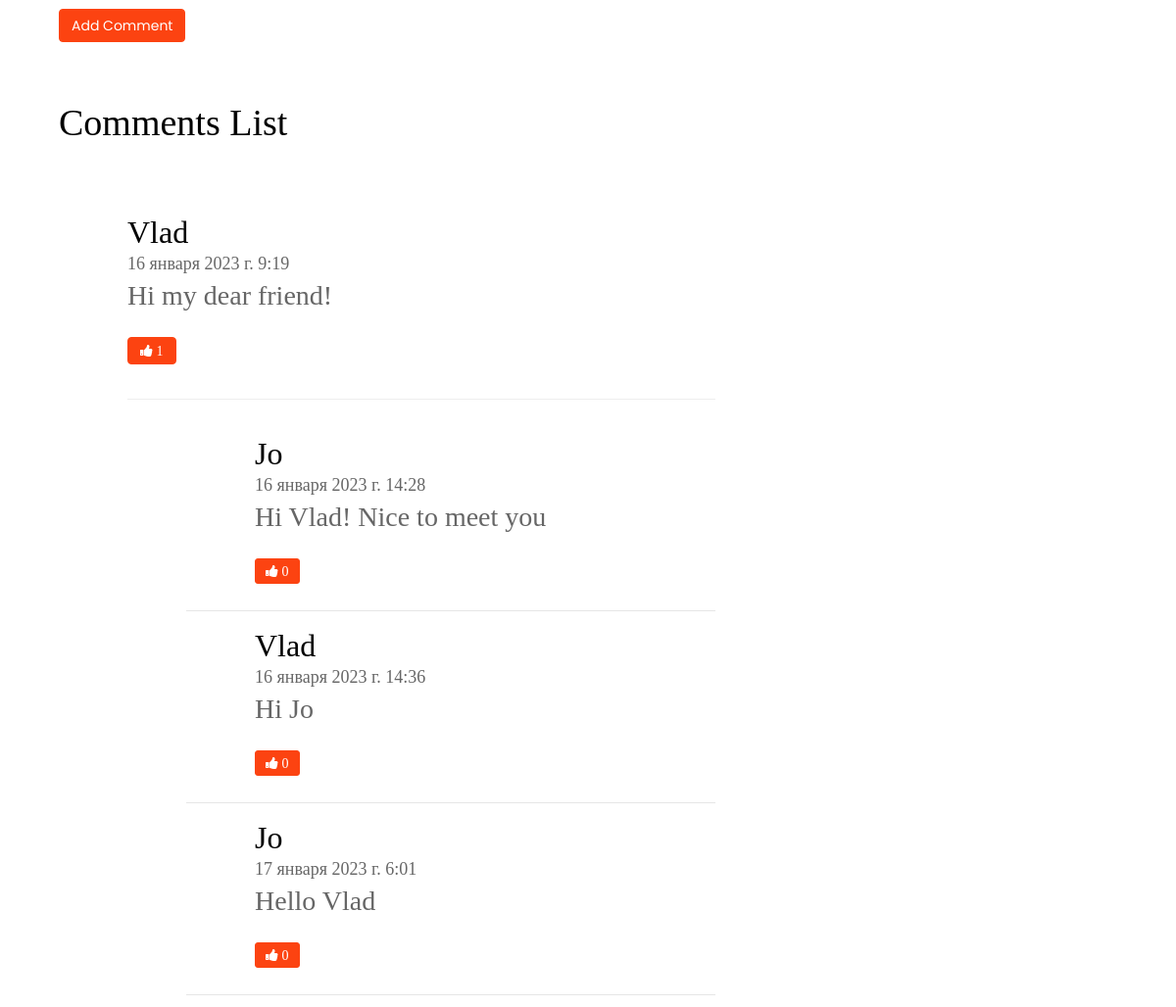
Before: /blog/post/italian-amazing-tour/ (middle part) with the older database file.
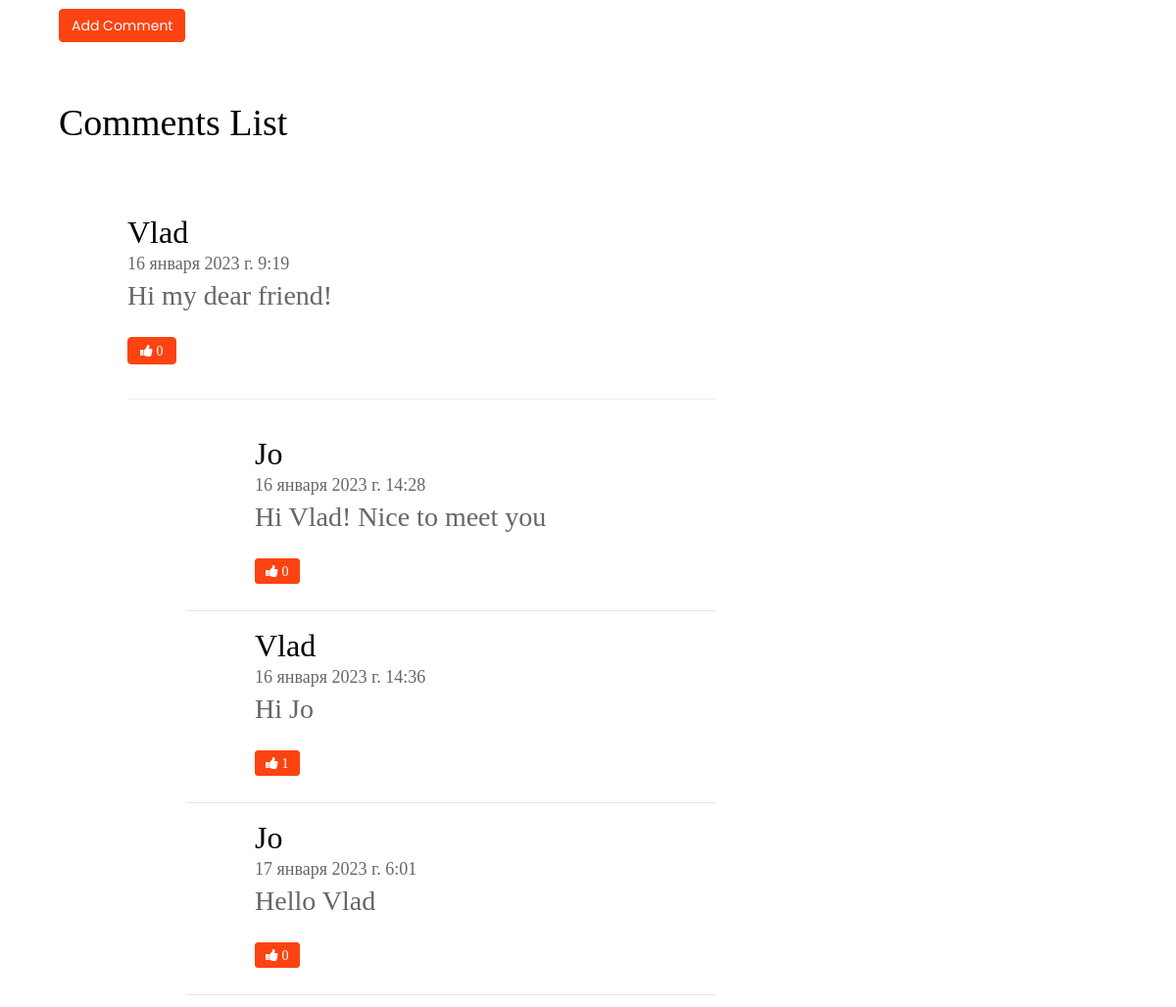
After: the same page with the newer database file.
### blog/models.py (models this page shows, shortened)
class Comment(models.Model):
    post = models.ForeignKey(Post, on_delete=models.CASCADE, related_name="get_comments", verbose_name="Пост")
    name = models.CharField(max_length=50, verbose_name="Имя")
    comment = models.CharField(max_length=700, verbose_name="Коментарий")
    created_at = models.DateTimeField(auto_now_add=True, verbose_name="Дата создания")
    updated_at = models.DateTimeField(auto_now=True, verbose_name="Время последнего Редактирования")
    likes = models.ManyToManyField(User, blank=True, related_name="likes_comments")
    class Meta:
        verbose_name = "Коментарий"
        verbose_name_plural = "Коментарии"
        ordering = ["created_at"]

class ReplyComment(models.Model):
    parent_comment = models.ForeignKey(Comment, on_delete=models.CASCADE, related_name="get_parent_comments",
                                       verbose_name="Родительский Коментарий")
    name = models.CharField(max_length=50, verbose_name="Имя_отвечающего")
    comment = models.CharField(max_length=700, verbose_name="Коментарий_отвечающего")
    created_at = models.DateTimeField(auto_now_add=True, verbose_name="Дата создания")
    updated_at = models.DateTimeField(auto_now=True, verbose_name="Время последнего Редактирования")
    likes = models.ManyToManyField(User, blank=True, related_name="get_reply_comments_likes")
    class Meta:
        verbose_name = "Ответный_Коментарий"
        verbose_name_plural = "Ответные_Коментарии"
        ordering = ["created_at"]

### blog/views.py (the view)
# urls.py: path('post/<str:slug>/', GetPost.as_view(), name='post'),
class GetPost(DetailView):
    model = Post
    template_name = 'blog/single_post.html'
    context_object_name = 'post'

### blog/models.py (called while the page is built)
    def __str__(self):
        return self.title

    def get_absolute_url(self):
        return reverse('tag', kwargs={"slug": self.slug})

    def __str__(self):
        return self.title

    def get_absolute_url(self):
        return reverse('category', kwargs={"slug": self.slug})

    def get_absolute_url(self):
        return reverse('post', kwargs={"slug": self.slug})

    def total_likes(self):
        return self.likes.count()

### blog/templatetags/header.py (called while the page is built)
@register.inclusion_tag("templatetags_templates/show_categories_tpl.html")
def show_categories():
    categories = Category.objects.annotate(cnt=Count("get_category", filter=F("get_category__is_published"))).\
        filter(cnt__gt=0)
    return {"categories": categories, }

### blog/templatetags/sidebar.py (called while the page is built)
@register.inclusion_tag('templatetags_templates/popular_posts_tpl.html')
def get_popular_posts(cnt=3):
    posts = Post.objects.order_by('-views')[:cnt]
    return {"posts": posts}

@register.inclusion_tag('templatetags_templates/tags_tpl.html')
def get_tags():
    tags = Tag.objects.all()
    return {"tags": tags}

### blog/templates/blog/single_post.html (shortened to what the changed rows need)
{% extends 'base_blog/base.html' %}
{% load static %}
{% load sidebar %}
{% block content %}
<section class="single-blog-area">
    <div class="container">
        <div class="row">
            <div class="col-md-12">
                <div class="border-top">
                    <div class="col-md-8">
                        <div class="blog-area">
                            <div class="commententries">
                                {% if post.get_comments.exists %}
                                <h2>Comments List</h2>
                                {% for comment in post.get_comments.all %}
                                <ul class="commentlist">
                                    <li>
                                        <article class="comment">
                                            <header class="comment-author">
                                            </header>
                                            <section class="comment-details">
                                                <div class="author-name">
                                                    <h5><a href="#">{{ comment.name }}</a></h5>
                                                    <p>{{ comment.created_at }}</p>
                                                </div>
                                                <div class="comment-body">
                                                    <p>{{ comment.comment }}</p>
                                                </div>
                                                <div class="reply">
                                                    <form action="{% url 'like_comments' post.slug %}" method="POST">
                                                        <button type="submit" name="comment_id"
                                                                value="{{ comment.id }}"
                                                                class="btn btn-primary fa fa-thumbs-up"
                                                                aria-hidden="true">
                                                            {{ comment.likes.count }}
                                                        </button>
                                                    </form>
                                                    <br/>
                                                    {% if comment.get_parent_comments.exists %}
                                                    <div id="reply_comment" class="menu">
                                                        <hr size="4">
                                                        <ul>
                                                            {% for reply_comment in comment.get_parent_comments.all %}
                                                            <article class="comment">
                                                                <header class="comment-author">
                                                                </header>
                                                                <section class="comment-details">
                                                                    <div class="author-name">
                                                                        <h5>
                                                                            <a href="#">{{ reply_comment.name }}</a>
                                                                        </h5>
                                                                        <p>{{ reply_comment.created_at }}</p>
                                                                    </div>
                                                                    <div class="comment-body">
                                                                        <p>{{ reply_comment.comment }}</p>
                                                                    </div>
                                                                    <div class="reply">
                                                                        <form action="{% url 'like_reply_comments' post.slug %}"
                                                                              method="POST">{% csrf_token %}
                                                                            <button type="submit"
                                                                                    name="reply_comment.id"
                                                                                    value="{{ reply_comment.id }}"
                                                                                    class="btn btn-primary btn-sm fa fa-thumbs-up"
                                                                                    aria-hidden="true">
                                                                                {{ reply_comment.likes.count }}
                                                                            </button>
                                                                        </form>
                                                                    </div>
                                                                </section>
                                                            </article>
                                                            {% endfor %}
                                                        </ul>
                                                    </div>
                                                    {% endif %}
                                                    <form action="{% url 'add_reply_comment' comment.pk %}">
                                                    </form>
                                                </div>
                                            </section>
                                        </article>
                                    </li>
                                </ul>
                                {% endfor %}
                                {% endif %}
                            </div>
                        </div>
                    </div>
                </div>
            </div>
        </div>
    </div>
</section>
{% endblock %}

Changed rows visible on the page:
changed Comment "Vlad": likes.count "1" → "0"
changed ReplyComment "Vlad": likes.count "0" → "1"
